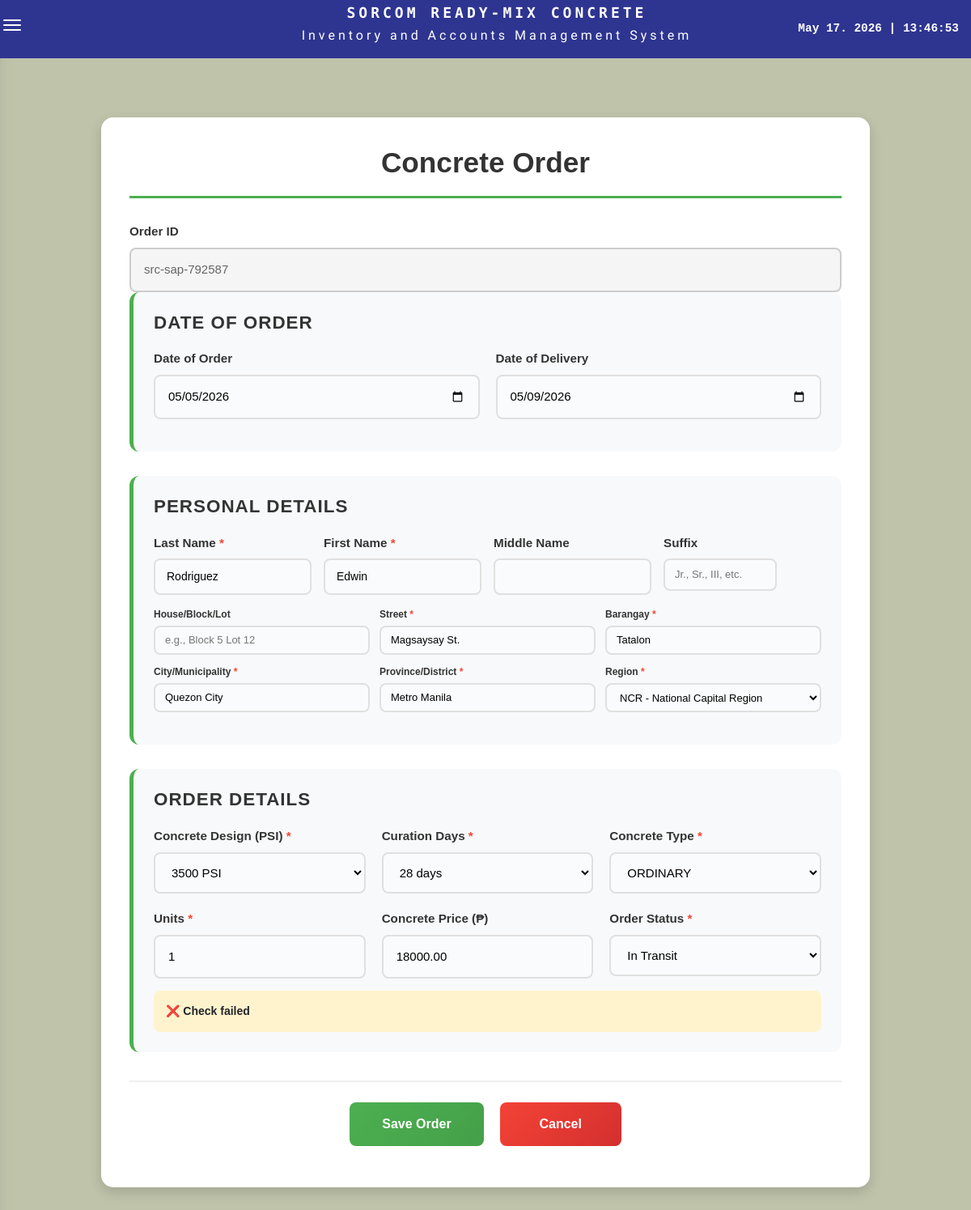
Screenshot of /pages/statement_account_page/sap_accountsForm.php?id=src-sap-792587 with the database file from the repository.
### tables this page shows
CREATE TABLE `statement_of_account` (
  `sap_id` varchar(20) DEFAULT NULL,
  `concrete_psi` varchar(50) DEFAULT NULL,
  `curation_days` varchar(50) DEFAULT NULL,
  `order_date` date NOT NULL,
  `delivery_date` date NOT NULL,
  `customer_name` varchar(255) NOT NULL,
  `full_address` varchar(500) NOT NULL,
  `concrete_type` varchar(50) NOT NULL,
  `sap_units` decimal(10,2) NOT NULL DEFAULT 0.00,
  `sap_concrete_price` decimal(10,2) DEFAULT NULL,
  `order_status` varchar(50) NOT NULL DEFAULT 'pending'
);

### pages/statement_account_page/sap_accountsForm.php (the view, shortened to what this page needs)
<?php
require_once __DIR__ . '/../../FunctionAndDB/Web_Functions.php';
require_once __DIR__ . '/../../FunctionAndDB/db_connect.php';
$today = date('Y-m-d');
$order_date = $today;
$delivery_date = "";
$last_name = "";
$first_name = "";
$middle_name = "";
$suffix = "";
$house_block = "";
$street = "";
$barangay = "";
$city = "";
$province = "";
$region = "";
$full_address = "";
$concrete_psi = "";
$curation_days = "";
$concrete_type = "";
$order_status = "";
$sap_id = "";
$sap_concrete_price = "";
$statusLabels = [
    'Pending' => 'Pending',
    'In Transit' => 'In Transit',
    'Done' => 'Done'
];
$concreteData = [];
$sql = "SELECT vb_concrete_psi, vb_curation_days, vb_concrete_type FROM scd_vb_list ORDER BY vb_concrete_psi ASC";
if ($result = $conn->query($sql)) {
    while ($row = $result->fetch_assoc()) {
        $psi = $row['vb_concrete_psi'];
        $days = $row['vb_curation_days'];
        $type = $row['vb_concrete_type'];
        if (!isset($concreteData[$psi])) {
            $concreteData[$psi] = [
                'days' => [],
                'types' => []
            ];
        }
        if (!in_array($days, $concreteData[$psi]['days'])) {
            $concreteData[$psi]['days'][] = $days;
        }
        if (!in_array($type, $concreteData[$psi]['types'])) {
            $concreteData[$psi]['types'][] = $type;
        }
    }
} else {
    $error_message = "Could not load concrete designs: " . $conn->error;
}
$psiOptions = array_keys($concreteData);
sort($psiOptions);
if (isset($_GET['id'])) {
    $id = $_GET['id'];
    $stmt = $conn->prepare("SELECT sap_id, order_date, delivery_date, customer_name, full_address,
                                   concrete_psi, curation_days, concrete_type, sap_units, sap_concrete_price, order_status
                            FROM statement_of_account WHERE sap_id=?");
    $stmt->bind_param("s", $id);
    $stmt->execute();
    $stmt->bind_result(
        $sap_id,
        $order_date,
        $delivery_date,
        $customer_name,
        $full_address,
        $concrete_psi,
        $curation_days,
        $concrete_type,
        $sap_units,
        $sap_concrete_price,
        $order_status
    );
    if ($customer_name) {
        $name_parts = preg_split('/\s+/', trim($customer_name), 4);
        $last_name = $name_parts[0] ?? '';
        $first_name = $name_parts[1] ?? '';
        $middle_name = $name_parts[2] ?? '';
        $suffix = $name_parts[3] ?? '';
    }
    if ($full_address) {
        $address_parts = preg_split('/\s*\|\|\s*/', trim($full_address));
        if (!empty($address_parts[0])) {
            $house_street_parts = preg_split('/\s*,\s*/', trim($address_parts[0]), 2);
            $house_block = trim($house_street_parts[0] ?? '');
            $street = !empty($house_street_parts[1]) ? trim($house_street_parts[1]) : trim($address_parts[0]);
        }
        $barangay = trim($address_parts[1] ?? '');
        $city = trim($address_parts[2] ?? '');
        $province = trim($address_parts[3] ?? '');
        $region = trim($address_parts[4] ?? '');
    }
} else {
    $order_date = date('Y-m-d');
}
?>
<!DOCTYPE html>
<html lang="en">
<head>
    <link rel="stylesheet" href="/Inventory-Accounts-System-v1/assets/bootstrap/css/bootstrap.min.css">
    <link rel="stylesheet" href="sap_accountsForm.css">
</head>
<body>
    <div class="main-content">
        <div class="form-container">
            <div class="form-header">
                <h2>Concrete Order</h2>
            </div>
            <form method="POST" id="concreteForm">
                <?php if (isset($_GET['id'])): ?>
                    <div class="form-group readonly-field">
                        <label>Order ID</label>
                        <input type="text" value="<?= htmlspecialchars($sap_id ?? '') ?>" readonly>
                    </div>
                <?php endif; ?>
                <div class="form-section">
                    <h3>Date of Order</h3>
                    <div class="form-grid">
                        <div class="form-group">
                            <label>Date of Order</label>
                            <input type="date" id="order_date" name="order_date" required
                                value="<?= htmlspecialchars($order_date) ?>">
                        </div>
                        <div class="form-group">
                            <label>Date of Delivery</label>
                            <input type="date" id="delivery_date" name="delivery_date" required
                                value="<?= htmlspecialchars($delivery_date) ?>">
                        </div>
                    </div>
                </div>
                <div class="form-section">
                    <h3>Personal Details</h3>
                    <div class="name-grid">
                        <div class="form-group">
                            <label>Last Name <span style="color: #f44336;">*</span></label>
                            <input type="text" id="last_name" name="last_name" required
                                value="<?= htmlspecialchars($last_name) ?>">
                        </div>
                        <div class="form-group">
                            <label>First Name <span style="color: #f44336;">*</span></label>
                            <input type="text" id="first_name" name="first_name" required
                                value="<?= htmlspecialchars($first_name) ?>">
                        </div>
                        <div class="form-group">
                            <label>Middle Name</label>
                            <input type="text" id="middle_name" name="middle_name"
                                value="<?= htmlspecialchars($middle_name) ?>">
                        </div>
                        <div class="form-group">
                            <label>Suffix</label>
                            <input type="text" id="suffix" name="suffix" placeholder="Jr., Sr., III, etc."
                                value="<?= htmlspecialchars($suffix) ?>">
                        </div>
                    </div>
                    <div class="address-grid">
                        <div class="form-group">
                            <label>House/Block/Lot</label>
                            <input type="text" name="house_block" placeholder="e.g., Block 5 Lot 12"
                                value="<?= htmlspecialchars($house_block) ?>">
                        </div>
                        <div class="form-group">
                            <label>Street <span style="color: #f44336;">*</span></label>
                            <input type="text" name="street" required placeholder="e.g., Main Street"
                                value="<?= htmlspecialchars($street) ?>">
                        </div>
                        <div class="form-group">
                            <label>Barangay <span style="color: #f44336;">*</span></label>
                            <input type="text" name="barangay" required placeholder="e.g., Poblacion"
                                value="<?= htmlspecialchars($barangay) ?>">
                        </div>
                        <div class="form-group">
                            <label>City/Municipality <span style="color: #f44336;">*</span></label>
                            <input type="text" name="city" required placeholder="e.g., Quezon City"
                                value="<?= htmlspecialchars($city) ?>">
                        </div>
                        <div class="form-group">
                            <label>Province/District <span style="color: #f44336;">*</span></label>
                            <input type="text" name="province" required placeholder="e.g., Metro Manila"
                                value="<?= htmlspecialchars($province) ?>">
                        </div>
                        <div class="form-group address-grid-item">
                            <label>Region <span style="color: #f44336;">*</span></label>
                            <select name="region" id="region" required class="address-input">
                                <option value="NCR" <?= $region === 'NCR' ? 'selected' : '' ?>>NCR - National Capital
                                    Region</option>
                            </select>
                        </div>
                    </div>
                </div>
                <div class="form-section">
                    <h3>Order Details</h3>
                    <div class="form-grid">
                        <div class="form-group">
                            <label>Concrete Design (PSI) <span style="color: #f44336;">*</span></label>
                            <select id="concrete_psi" name="concrete_psi" required>
                                <?php foreach ($psiOptions as $psi): ?>
                                    <?php
                                    $display_psi = preg_replace('/\s*(psi|PSI)\s*/i', '', trim($psi));
                                    $normalized_psi = trim($display_psi);
                                    $selected = ($concrete_psi === $psi || $concrete_psi === $normalized_psi) ? 'selected' : '';
                                    ?>
                                    <option value="<?= htmlspecialchars($psi) ?>" <?= $selected ?>>
                                        <?= htmlspecialchars($normalized_psi) ?> PSI
                                    </option>
                                <?php endforeach; ?>
                            </select>
                        </div>
                        <div class="form-group">
                            <label>Curation Days <span style="color: #f44336;">*</span></label>
                            <select id="curation_days" name="curation_days" required>
                                <option value="">-- Select Days --</option>
                            </select>
                        </div>
                        <div class="form-group">
                            <label>Concrete Type <span style="color: #f44336;">*</span></label>
                            <select id="concrete_type" name="concrete_type" required>
                                <option value="">-- Select Type --</option>
                            </select>
                        </div>
                        <div class="form-group">
                            <label>Units <span style="color: #f44336;">*</span></label>
                            <input type="number" id="sap_units" name="sap_units" step="1" min="0" required
                                placeholder="0" value="<?= intval($sap_units) ?>"
                                oninput="this.value = Math.floor(this.value)">
                        </div>
                        <div class="form-group">
                            <label>Concrete Price (₱)</label>
                            <input type="number" id="sap_concrete_price" name="sap_concrete_price" step="0.01"
                                placeholder="0.00" value="<?= htmlspecialchars($sap_concrete_price ?? '') ?>">
                        </div>
                        <div class="form-group">
                            <label>Order Status <span style="color: #f44336;">*</span></label>
                            <select id="order_status" name="order_status" required>
                                <?php foreach ($statusLabels as $key => $label): ?>
                                    <option value="<?= $key ?>" <?= $order_status === $key ? 'selected' : '' ?>>
                                        <?= htmlspecialchars($label) ?>
                                    </option>
                                <?php endforeach; ?>
                            </select>
                        </div>
                    </div>
                    <div id="inventory-status" style="display:none; margin-top:15px; padding:15px; border-radius:8px;">
                        <div id="inventory-info" style="font-weight:bold; font-size:14px;">
                        </div>
                    </div>
                </div>
                <div class="form-buttons">
                    <button type="submit" class="btn-submit">Save Order</button>
                    <a href="sap_accountsManagement.php" class="btn-cancel">Cancel</a>
                </div>
            </form>
        </div>
    </div>
</body>
</html>

### pages/statement_account_page/sap_accountsForm.css (style rules this page uses)
body { font-family: Arial, sans-serif; background: #bfc3aa; margin: 0; padding: 0; padding-bottom: 60px; display: flex; justify-content: center; align-items: flex-start; padding-top: 50px; }
.main-content { padding-top: 70px; width: 100%; }
.form-container { background: #ffffff; padding: 35px; border-radius: 15px; box-shadow: 0 6px 15px rgba(0, 0, 0, 0.15); width: 950px; max-width: 95%; margin: 15px auto; }
.form-header { text-align: center; margin-bottom: 30px; padding-bottom: 20px; border-bottom: 3px solid #4caf50; }
.form-header h2 { margin: 0; color: #333; font-size: 2.2em; font-weight: 700; }
.form-section { margin-bottom: 30px; padding: 25px; background: #f8f9fa; border-radius: 12px; border-left: 5px solid #4caf50; }
.form-section h3 { color: #333; font-size: 1.4em; font-weight: 700; margin: 0 0 20px 0; text-transform: uppercase; letter-spacing: 1px; }
.form-grid { display: grid; grid-template-columns: repeat(auto-fit, minmax(250px, 1fr)); gap: 20px; margin-bottom: 15px; }
.name-grid { display: grid; grid-template-columns: repeat(4, 1fr); gap: 15px; margin-bottom: 15px; }
.name-grid .form-group input { padding: 10px 14px; font-size: 14px; min-height: 42px; }
.name-grid .form-group:nth-child(4) input, .name-grid .form-group input[name="suffix"] { min-width: 120px; padding: 8px 12px; font-size: 13px; min-height: 38px; max-width: 140px; }
.address-grid { display: grid !important; grid-template-columns: repeat(3, 1fr); grid-template-rows: repeat(2, auto); gap: 12px !important; margin-bottom: 15px !important; width: 100%; }
.address-grid .form-group { min-width: 0 !important; }
.address-grid .form-group input { width: 100% !important; padding: 8px 12px !important; font-size: 13px !important; min-height: 36px !important; max-height: 36px !important; line-height: 1.4 !important; box-sizing: border-box !important; }
.address-grid .form-group label { font-size: 12px !important; margin-bottom: 5px !important; font-weight: 600 !important; }
.address-grid-item .address-input { width: 100% !important; padding: 8px 12px !important; font-size: 13px !important; min-height: 36px !important; max-height: 36px !important; line-height: 1.4 !important; box-sizing: border-box !important; }
.address-grid-item label { font-size: 12px !important; margin-bottom: 5px !important; font-weight: 600 !important; }
.form-group { display: flex; flex-direction: column; }
label { display: block; font-weight: bold; margin-bottom: 8px; color: #333; font-size: 0.95em; }
input, select, textarea { width: 100%; padding: 14px 16px; border: 2px solid #e0e0e0; border-radius: 8px; box-sizing: border-box; font-size: 15px; transition: all 0.3s ease; background: #fafbfc; }
.readonly-field input { background: #f5f5f5; color: #666; cursor: not-allowed; border-color: #ccc; }
.form-buttons, .button-row { display: flex; justify-content: center; gap: 20px; margin-top: 35px; padding-top: 25px; border-top: 2px solid #eee; }
.btn-submit { padding: 15px 40px; background: linear-gradient(135deg, #4caf50, #45a049); color: white; border: none; border-radius: 8px; cursor: pointer; font-size: 16px; font-weight: 600; transition: all 0.3s ease; min-width: 150px; }
.btn-cancel { padding: 15px 40px; background: linear-gradient(135deg, #f44336, #d32f2f); color: white; text-decoration: none; border-radius: 8px; font-size: 16px; font-weight: 600; transition: all 0.3s ease; min-width: 150px; display: inline-flex; align-items: center; justify-content: center; }

### FunctionAndDB/Web_Functions.php (style rules this page uses)
body, html { overflow-x: hidden; margin: 0; padding: 0; }
.main-content { padding-top: 80px !important; }

### rows the page displays
statement_of_account: sap_id "src-sap-792587", order_date "05/05/2026", delivery_date "05/09/2026", last_name "Rodriguez", first_name "Edwin", street "Magsaysay St.", barangay "Tatalon", city "Quezon City", province "Metro Manila", region "NCR - National Capital Region", sap_units "1", sap_concrete_price "18000.00", order_status "In Transit"

### other values shown
form field concrete_psi "3500 PSI"
